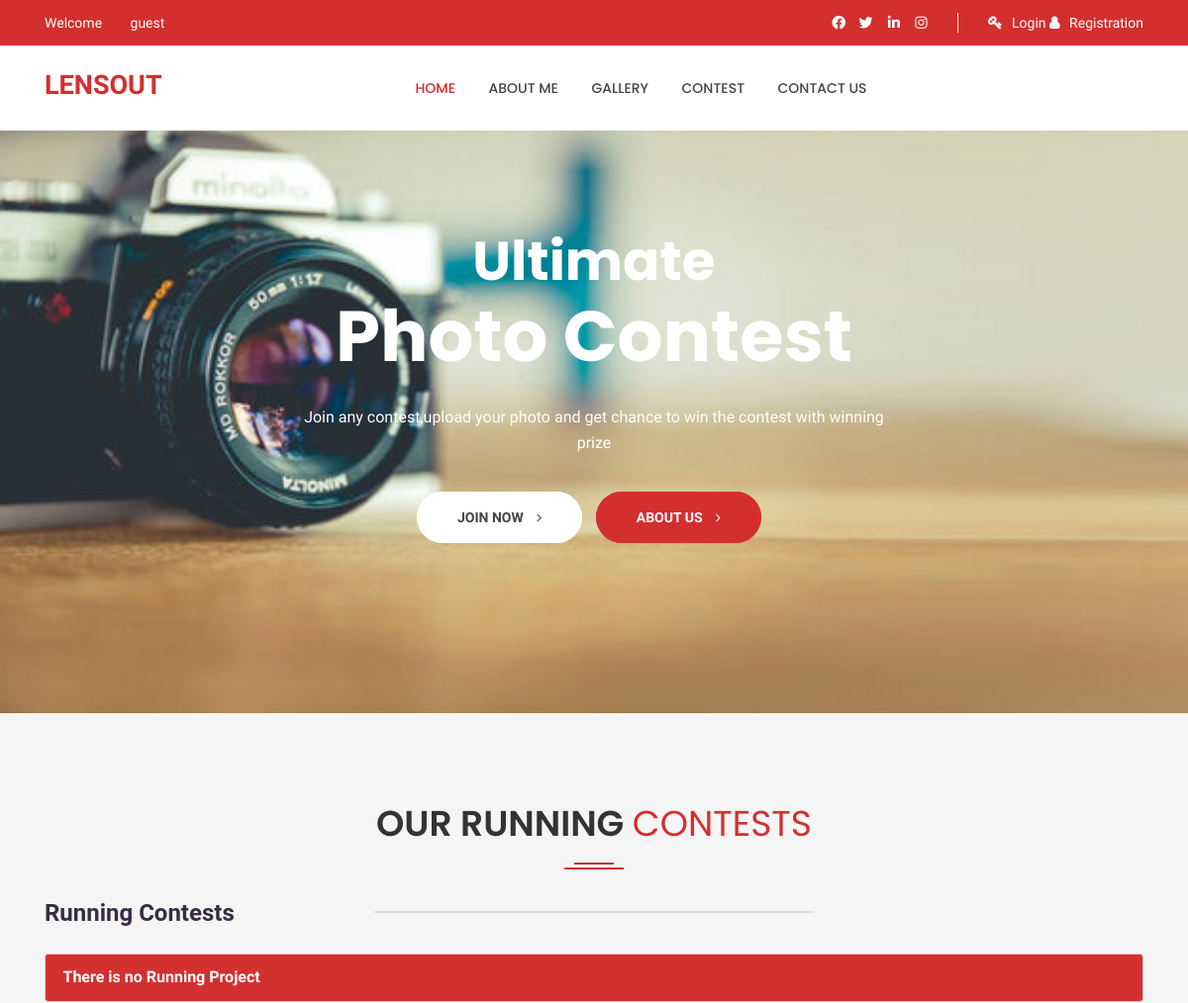
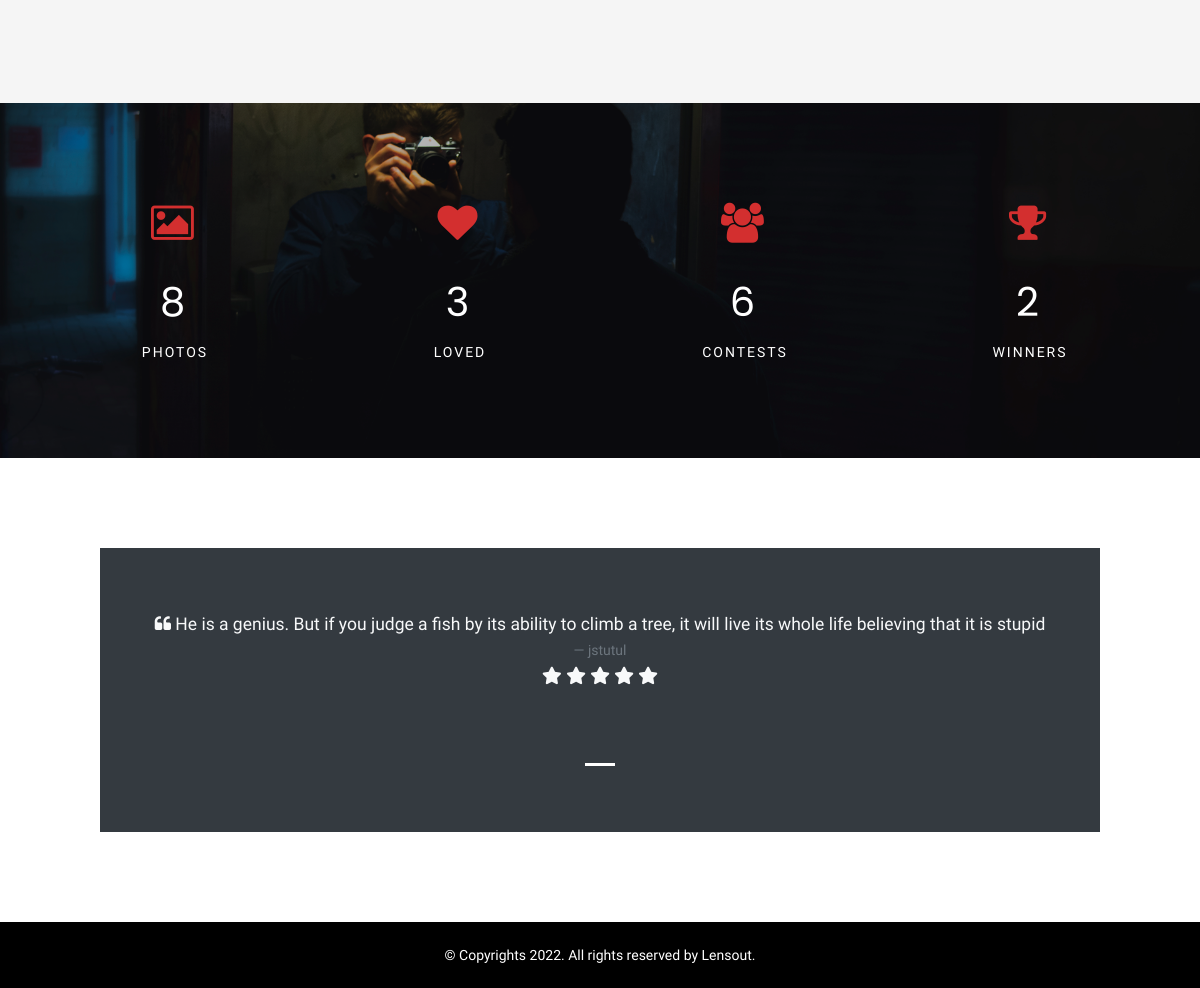
The page / on the database its author committed (2 pictures, top to bottom).
### users/models.py (models this page shows)
class Feedback(models.Model):
    user=models.ForeignKey(User,on_delete=models.DO_NOTHING)
    feedback=models.TextField(max_length=300,blank=False)
    ratting=models.PositiveIntegerField(default=5)
    status=models.BooleanField(default=False)
    created=models.DateField(auto_now=True)

### photocontest/views.py (the view)
# urls.py: path('',views.Home,name="home"),
def Home(request):
    cons = Contest.objects.all().filter(winner=None,end_on__gt=date.today()).order_by("-id")[:4]
    con = Contest.objects.all()
    photoco = ContestMaterial.objects.all()
    l = 0
    for p in photoco:
        l = l + p.total_loved()
    w = 0
    for c in con:
        if c.total_winner() == 1:
            w = w + 1
    sliders=HomeSlider.objects.all().order_by("-id")[:3]
    feedback=Feedback.objects.filter(status=True).order_by("-id")[:5]
    print(feedback)
    context = {
        'contest': cons,
        'conn': photoco,
        'loved': l,
        'winner': w,
        'co': con,
        'sliders':sliders,
        'feedback':feedback,
        'rattingLoop':range(1,6),
    }
    return render(request,'index.html',context)

### users/models.py (called while the page is built)
    def total_loved(self):
        return self.love.count()

    def total_winner(self):
        val = 1
        if self.winner.exists():
            return val

### templates/index.html (shortened to what this page needs)
{% extends 'base.html' %}
{% load static %}
{% block content %}
    <div class="slider-area">
            <div class="bend niceties preview-2">
                <div id="ensign-nivoslider" class="slides">
                </div>
                <div id="slider-direction-1" class="slider-direction">
                    <div class="slider-content t-cn s-tb slider-1">
                        <div class="title-container s-tb-c">
                            <h1 class="title1"><span>Ultimate</span> photo contest </h1>
                            <div class="title2">Join any contest,upload your photo and get chance to win the contest with winning prize</div>
                            <div class="slider-botton">
                                <ul>
                                    <li><a href="{% url 'contesthome' %}">Join Now <i class="fa fa-angle-right"></i></a></li>
                                    <li class="acitve"><a href="about.html">About Us <i class="fa fa-angle-right"></i></a></li>
                                </ul>
                            </div>
                        </div>
                    </div>
                </div>
            </div>
        </div>
    <div class="home-single-contest gray-bg pt-90 pb-90">
            <div class="home-single single-photo-contest-area">
                <div class="container">
                    <div class="row">
                        <div class="col-lg-12 col-md-12 col-sm-12 col-xs-12">
                             <div class="section-title">
                                <h2>Our Running <span>Contests</span></h2>
                            </div>
                            <div class="about-content">
                                <h2>Running Contests</h2>
                                <ul class="home-single-slide variation">
                                    {% for foo in contest %}
                                    <li>
                                        <div class="item">
                                            <div class="about-image">
                                                <img src="{{ foo.demo_pic.url }}"  class="homeimg" alt="">
                                                <div class="overley">
                                                    <h4><a>Post by : {{ foo.post_by.username }}</a></h4>
                                                </div>
                                            </div>
                                            <div class="about-text">
                                                <h3><a>{{ foo.title }}</a></h3>
                                                <p> {{ foo.con_sample }}</p>
                                                    <div class="countdown-section">
														<div class="row">
                                                            <div class="col-sm-11"><div class="CountDownTimer" data-timer="{{ foo.ConvertSecond }}"></div></div>
														</div>
													</div>
                                                    <a href="{% url 'viewcontest' foo.id%}">Join Now <i class="fas fa-angle-right"></i></a>
                                            </div>
                                        </div>
                                    </li>
                                     {% empty %}
                                      <div class="alert alert-danger">
                                        There is no Running Project
                                        </div>
                                     {% endfor %}
                                </ul>
                            </div>
                        </div>
                    </div>
                </div>
            </div>
       </div>
    <div class="project-activation-area pt-100 pb-100">
            <div class="container">
                <div class="ab-count">
                    <div class="row">
                        <div class="col-lg-3 col-md-3 col-sm-3  wow fadeInUp" data-wow-duration=".3s" data-wow-delay="300ms">
                            <div class="about-counter-list">
                                <i class="fa fa-image"></i>
                                <h1 class="about-counter">{{ conn.count }}</h1>
                                <p>Photos</p>
                            </div>
                        </div>
                        <div class="col-lg-3 col-md-3 col-sm-3  wow fadeInUp" data-wow-duration=".7s" data-wow-delay="300ms">
                            <div class="about-counter-list">
                                <i class="fa fa-heart"></i>
                                <h1 class="about-counter">{{ loved }}</h1>
                                <p>Loved</p>
                            </div>
                        </div>
                        <div class="col-lg-3 col-md-3 col-sm-3  wow fadeInUp" data-wow-duration=".9s" data-wow-delay="300ms">
                            <div class="about-counter-list">
                                <i class="fa fa-users"></i>
                                <h1 class="about-counter">{{ co.count }}</h1>
                                <p>Contests</p>
                            </div>
                        </div>
                        <div class="col-lg-3 col-md-3 col-sm-3  wow fadeInUp" data-wow-duration="1.2s" data-wow-delay="300ms">
                            <div class="about-counter-list">
                                <i class="fa fa-trophy"></i>
                                <h1 class="about-counter">{{ winner }}</h1>
                                <p>Winners </p>
                            </div>
                        </div>
                    </div>
                </div>
            </div>
        </div>
    <link rel="stylesheet" href="https://cdnjs.cloudflare.com/ajax/libs/owl-carousel/1.3.3/owl.carousel.min.css">
<link rel="stylesheet" href="https://cdnjs.cloudflare.com/ajax/libs/owl-carousel/1.3.3/owl.theme.min.css">
    <div class="fix home-blog-area pb-90 pt-90">
       <div class="col-lg-10 offset-lg-1 pt-5 pb-5 bg-dark text-light">
  <div id="client-testimonial-carousel" class="carousel slide" data-ride="carousel" style="height:200px;">
    <div class="carousel-inner" role="listbox">
        {% for i in feedback|slice:":1" %}
            <div class="carousel-item active text-center p-4">
        <blockquote class="blockquote text-center">
          <p class="mb-0"><i class="fa fa-quote-left"></i> {{ i.feedback|capfirst }}
          </p>
          <footer class="blockquote-footer">{{ i.user }}</footer>
          <p class="client-review-stars">
             {% for k in rattingLoop|slice:i.ratting %}
            <i class="fas fa-star"></i>
             {% endfor %}
        </blockquote>
      </div>
        {% endfor %}
    </div>
    <ol class="carousel-indicators">
        {% for i in feedback|slice:":1" %}
                  <li data-target="#client-testimonial-carousel" data-slide-to="0" class="active"></li>
        {% endfor %}
    </ol>
  </div>
</div>
    </div>
{% endblock %}

### static/inc/custom-slider/css/nivo-slider.css (style rules this page uses)
.nivoSlider { position:relative;width:100%;height:auto;overflow:hidden; }
.nivo-caption a { display:inline !important; }
.slider-direction { position:absolute;left:0;top:0;width:100%;background:none;color:#fff;font-size:16px;z-index:999;display:none; }
.s-tb { display:table;height:100%;width:100%;float:left; }
.s-tb-c { display:table-cell;vertical-align:middle; }
.t-cn { text-align:center }
.slider-1 h1 { -webkit-animation:bounceInUp 1000ms ease-in-out;-moz-animation:bounceInUp 1000ms ease-in-out;-ms-animation:bounceInUp 1000ms ease-in-out;animation:bounceInUp 1000ms ease-in-out; }
.slider-1 div.title2 { -webkit-animation:bounceInUp 2000ms ease-in-out;-moz-animation:bounceInUp 2000ms ease-in-out;-ms-animation:bounceInUp 2000ms ease-in-out;animation:bounceInUp 2000ms ease-in-out; }
.slider-1 div.slider-botton { -webkit-animation:bounceInDown 2500ms ease-in-out;-moz-animation:bounceInDown 2500ms ease-in-out;-ms-animation:bounceInDown 2500ms ease-in-out;animation:bounceInDown 2500ms ease-in-out; }

### rows shown on the page
Feedback: feedback "He is a genius. But if you judge a fish by its ability to climb a tree, it will live its whole life believing that it is stupid", user "jstutul", ratting 5 (drawn)

### other values the page prints
{{ conn.count }} "8"
{{ loved }} "3"
{{ co.count }} "6"
{{ winner }} "2"
